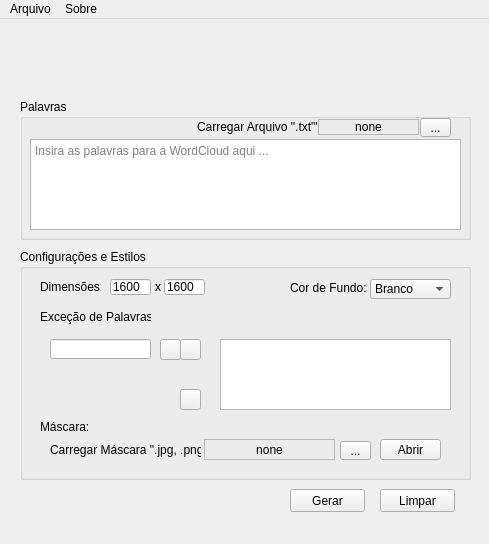
<?xml version="1.0" encoding="UTF-8"?>
<ui version="4.0">
 <class>MainWindow</class>
 <widget class="QMainWindow" name="MainWindow">
  <property name="geometry">
   <rect>
    <x>0</x>
    <y>0</y>
    <width>489</width>
    <height>544</height>
   </rect>
  </property>
  <property name="windowTitle">
   <string>MainWindow</string>
  </property>
  <widget class="QWidget" name="centralwidget">
   <property name="autoFillBackground">
    <bool>false</bool>
   </property>
   <property name="styleSheet">
    <string notr="true">menubar{
	color: qlineargradient(spread:pad, x1:0, y1:0, x2:1, y2:0, stop:0 rgba(0, 0, 0, 255), stop:1 rgba(255, 255, 255, 255));
	rgb(0, 0, 255)
}</string>
   </property>
   <widget class="QWidget" name="widget" native="true">
    <property name="geometry">
     <rect>
      <x>0</x>
      <y>-10</y>
      <width>571</width>
      <height>571</height>
     </rect>
    </property>
   </widget>
   <widget class="QPushButton" name="pushButton_2">
    <property name="geometry">
     <rect>
      <x>380</x>
      <y>470</y>
      <width>75</width>
      <height>23</height>
     </rect>
    </property>
    <property name="text">
     <string>Limpar</string>
    </property>
   </widget>
   <widget class="QPushButton" name="pushButton">
    <property name="geometry">
     <rect>
      <x>290</x>
      <y>470</y>
      <width>75</width>
      <height>23</height>
     </rect>
    </property>
    <property name="text">
     <string>Gerar</string>
    </property>
   </widget>
   <widget class="QGroupBox" name="groupBox">
    <property name="geometry">
     <rect>
      <x>20</x>
      <y>80</y>
      <width>451</width>
      <height>141</height>
     </rect>
    </property>
    <property name="title">
     <string>Palavras</string>
    </property>
    <widget class="QLabel" name="label_2">
     <property name="geometry">
      <rect>
       <x>298</x>
       <y>20</y>
       <width>101</width>
       <height>16</height>
      </rect>
     </property>
     <property name="layoutDirection">
      <enum>Qt::LeftToRight</enum>
     </property>
     <property name="frameShape">
      <enum>QFrame::StyledPanel</enum>
     </property>
     <property name="text">
      <string>none</string>
     </property>
     <property name="alignment">
      <set>Qt::AlignCenter</set>
     </property>
    </widget>
    <widget class="QTextEdit" name="textEdit">
     <property name="geometry">
      <rect>
       <x>10</x>
       <y>40</y>
       <width>431</width>
       <height>91</height>
      </rect>
     </property>
     <property name="html">
      <string>&lt;!DOCTYPE HTML PUBLIC &quot;-//W3C//DTD HTML 4.0//EN&quot; &quot;http://www.w3.org/TR/REC-html40/strict.dtd&quot;&gt;
&lt;html&gt;&lt;head&gt;&lt;meta name=&quot;qrichtext&quot; content=&quot;1&quot; /&gt;&lt;style type=&quot;text/css&quot;&gt;
p, li { white-space: pre-wrap; }
&lt;/style&gt;&lt;/head&gt;&lt;body style=&quot; font-family:'MS Shell Dlg 2'; font-size:8.25pt; font-weight:400; font-style:normal;&quot;&gt;
&lt;p style=&quot;-qt-paragraph-type:empty; margin-top:0px; margin-bottom:0px; margin-left:0px; margin-right:0px; -qt-block-indent:0; text-indent:0px;&quot;&gt;&lt;br /&gt;&lt;/p&gt;&lt;/body&gt;&lt;/html&gt;</string>
     </property>
     <property name="placeholderText">
      <string>Insira as palavras para a WordCloud aqui ...</string>
     </property>
    </widget>
    <widget class="QLabel" name="label">
     <property name="geometry">
      <rect>
       <x>177</x>
       <y>20</y>
       <width>121</width>
       <height>16</height>
      </rect>
     </property>
     <property name="text">
      <string>Carregar Arquivo &quot;.txt&quot;':</string>
     </property>
    </widget>
    <widget class="QToolButton" name="toolButton">
     <property name="geometry">
      <rect>
       <x>400</x>
       <y>19</y>
       <width>31</width>
       <height>19</height>
      </rect>
     </property>
     <property name="text">
      <string>...</string>
     </property>
    </widget>
   </widget>
   <widget class="QGroupBox" name="groupBox_2">
    <property name="geometry">
     <rect>
      <x>20</x>
      <y>230</y>
      <width>451</width>
      <height>231</height>
     </rect>
    </property>
    <property name="title">
     <string>Configurações e Estilos</string>
    </property>
    <property name="flat">
     <bool>false</bool>
    </property>
    <property name="checkable">
     <bool>false</bool>
    </property>
    <widget class="QLabel" name="label_3">
     <property name="geometry">
      <rect>
       <x>20</x>
       <y>30</y>
       <width>61</width>
       <height>16</height>
      </rect>
     </property>
     <property name="text">
      <string>Dimensões:</string>
     </property>
    </widget>
    <widget class="QLineEdit" name="lineEdit">
     <property name="geometry">
      <rect>
       <x>90</x>
       <y>30</y>
       <width>41</width>
       <height>16</height>
      </rect>
     </property>
     <property name="text">
      <string>1600</string>
     </property>
    </widget>
    <widget class="QLineEdit" name="lineEdit_2">
     <property name="geometry">
      <rect>
       <x>144</x>
       <y>30</y>
       <width>41</width>
       <height>16</height>
      </rect>
     </property>
     <property name="text">
      <string>1600</string>
     </property>
    </widget>
    <widget class="QLabel" name="label_4">
     <property name="geometry">
      <rect>
       <x>135</x>
       <y>30</y>
       <width>16</width>
       <height>16</height>
      </rect>
     </property>
     <property name="text">
      <string>x</string>
     </property>
    </widget>
    <widget class="QLabel" name="label_5">
     <property name="geometry">
      <rect>
       <x>270</x>
       <y>28</y>
       <width>81</width>
       <height>21</height>
      </rect>
     </property>
     <property name="text">
      <string>Cor de Fundo:</string>
     </property>
    </widget>
    <widget class="QComboBox" name="comboBox">
     <property name="geometry">
      <rect>
       <x>350</x>
       <y>30</y>
       <width>81</width>
       <height>20</height>
      </rect>
     </property>
     <item>
      <property name="text">
       <string>Branco</string>
      </property>
     </item>
     <item>
      <property name="text">
       <string>Preto</string>
      </property>
     </item>
     <item>
      <property name="text">
       <string>Amarelo</string>
      </property>
     </item>
     <item>
      <property name="text">
       <string>Azul</string>
      </property>
     </item>
     <item>
      <property name="text">
       <string>Vermelho</string>
      </property>
     </item>
     <item>
      <property name="text">
       <string>Verde</string>
      </property>
     </item>
     <item>
      <property name="text">
       <string>Laranja</string>
      </property>
     </item>
     <item>
      <property name="text">
       <string>Roxo</string>
      </property>
     </item>
     <item>
      <property name="text">
       <string>Rosa</string>
      </property>
     </item>
    </widget>
    <widget class="QLabel" name="label_6">
     <property name="geometry">
      <rect>
       <x>20</x>
       <y>60</y>
       <width>111</width>
       <height>16</height>
      </rect>
     </property>
     <property name="text">
      <string>Exceção de Palavras:</string>
     </property>
    </widget>
    <widget class="QListWidget" name="listWidget">
     <property name="geometry">
      <rect>
       <x>200</x>
       <y>90</y>
       <width>231</width>
       <height>71</height>
      </rect>
     </property>
    </widget>
    <widget class="QLineEdit" name="lineEdit_3">
     <property name="geometry">
      <rect>
       <x>30</x>
       <y>90</y>
       <width>101</width>
       <height>20</height>
      </rect>
     </property>
    </widget>
    <widget class="QPushButton" name="pushButton_3">
     <property name="geometry">
      <rect>
       <x>140</x>
       <y>90</y>
       <width>21</width>
       <height>21</height>
      </rect>
     </property>
     <property name="text">
      <string/>
     </property>
    </widget>
    <widget class="QPushButton" name="pushButton_4">
     <property name="geometry">
      <rect>
       <x>160</x>
       <y>90</y>
       <width>21</width>
       <height>21</height>
      </rect>
     </property>
     <property name="text">
      <string/>
     </property>
    </widget>
    <widget class="QLabel" name="label_7">
     <property name="geometry">
      <rect>
       <x>20</x>
       <y>170</y>
       <width>71</width>
       <height>16</height>
      </rect>
     </property>
     <property name="text">
      <string>Máscara:</string>
     </property>
    </widget>
    <widget class="QToolButton" name="toolButton_2">
     <property name="geometry">
      <rect>
       <x>320</x>
       <y>192</y>
       <width>31</width>
       <height>19</height>
      </rect>
     </property>
     <property name="text">
      <string>...</string>
     </property>
    </widget>
    <widget class="QLabel" name="label_8">
     <property name="geometry">
      <rect>
       <x>30</x>
       <y>190</y>
       <width>151</width>
       <height>21</height>
      </rect>
     </property>
     <property name="text">
      <string>Carregar Máscara &quot;.jpg, .png&quot;:</string>
     </property>
    </widget>
    <widget class="QLabel" name="label_9">
     <property name="geometry">
      <rect>
       <x>184</x>
       <y>190</y>
       <width>131</width>
       <height>21</height>
      </rect>
     </property>
     <property name="frameShape">
      <enum>QFrame::StyledPanel</enum>
     </property>
     <property name="text">
      <string>none</string>
     </property>
     <property name="alignment">
      <set>Qt::AlignCenter</set>
     </property>
    </widget>
    <widget class="QPushButton" name="pushButton_5">
     <property name="geometry">
      <rect>
       <x>360</x>
       <y>190</y>
       <width>61</width>
       <height>21</height>
      </rect>
     </property>
     <property name="text">
      <string>Abrir</string>
     </property>
    </widget>
    <widget class="QPushButton" name="pushButton_6">
     <property name="geometry">
      <rect>
       <x>160</x>
       <y>140</y>
       <width>21</width>
       <height>21</height>
      </rect>
     </property>
     <property name="text">
      <string/>
     </property>
    </widget>
   </widget>
   <widget class="QLabel" name="label_10">
    <property name="geometry">
     <rect>
      <x>130</x>
      <y>10</y>
      <width>241</width>
      <height>61</height>
     </rect>
    </property>
    <property name="text">
     <string/>
    </property>
    <property name="pixmap">
     <pixmap>imagens/logo_cloud_inicio.png</pixmap>
    </property>
    <property name="scaledContents">
     <bool>true</bool>
    </property>
   </widget>
  </widget>
  <widget class="QMenuBar" name="menubar">
   <property name="geometry">
    <rect>
     <x>0</x>
     <y>0</y>
     <width>489</width>
     <height>21</height>
    </rect>
   </property>
   <widget class="QMenu" name="menuArquivo">
    <property name="title">
     <string>Arquivo</string>
    </property>
    <addaction name="actionNovo"/>
    <addaction name="actionAbrir"/>
    <addaction name="actionSalvar"/>
    <addaction name="actionSair"/>
   </widget>
   <widget class="QMenu" name="menuSobre">
    <property name="title">
     <string>Sobre</string>
    </property>
    <addaction name="actionInfos"/>
   </widget>
   <addaction name="menuArquivo"/>
   <addaction name="menuSobre"/>
  </widget>
  <action name="actionNovo">
   <property name="text">
    <string>Novo</string>
   </property>
  </action>
  <action name="actionAbrir">
   <property name="text">
    <string>Abrir</string>
   </property>
  </action>
  <action name="actionSalvar">
   <property name="text">
    <string>Salvar</string>
   </property>
  </action>
  <action name="actionInfos">
   <property name="text">
    <string>Infos</string>
   </property>
  </action>
  <action name="actionSair">
   <property name="text">
    <string>Sair</string>
   </property>
  </action>
 </widget>
 <resources/>
 <connections/>
</ui>
